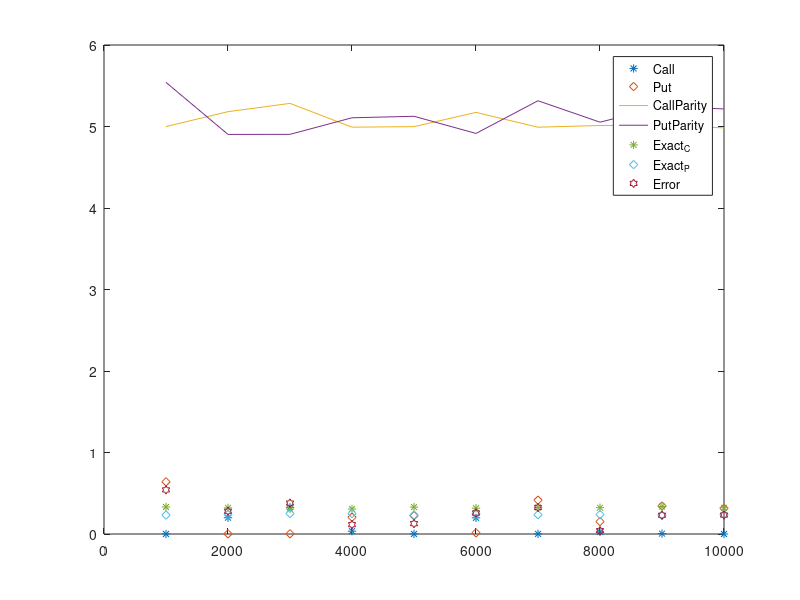

The MATLAB script that drew this image:
clc
clear
k=5; r=.04; v=.2; T=.5; s(1)=5;ic=0;L=1000;R=10^4;m=10^3;step=[L:m:R];
for n=step
    phi=randn(n,1);t=T/n;
    for i=1:n
        s(i+1)=s(i)*exp((r-.5*v^2)*t+v*phi(i)*sqrt(t));
        p(i)=(max(k-s(i),0))*exp(-i*r*t);
        c(i)=(max(s(i)-k,0))*exp(-i*r*t);
    end     %N(x)=(1+Erf(x/?2))/2     N(-d1)=1-N(d1)
    ic=ic+1;s0=s(ic);
    Call(ic)=mean(c);Put(ic)=mean(p);     %%%%    Option Values
    CallParity(ic)=Call(ic)+s0;PutParity(ic)=Put(ic)+k*exp(-r*T);;  %% Parity Checking
    d1=(log(s0/k)+(r+v^2/2)*T)/(v*sqrt(T));    d2=d1-(v*sqrt(T));              
    Nd1=(1+erf(d1/sqrt(2)))/2;              Nd2=(1+erf(d2/sqrt(2)))/2;
    C0(ic)=s0*Nd1-k*exp(-r*T)*Nd2;     P0(ic)=k*exp(-r*T)*(1-Nd2)-s0*(1-Nd1);
end

CallOption______Put___CallParity__PutParity____C0______P0_Error=[Call' Put' CallParity' PutParity' C0' P0',abs(CallParity'-PutParity')] %%% Parity checking
plot(step,Call,'*',step,Put,'d',step,CallParity,step,PutParity,step,C0,'*',step,P0,'d',step,abs(CallParity'-PutParity'),'h')
legend('Call','Put','CallParity','PutParity','Exact_C','Exact_P','Error')

